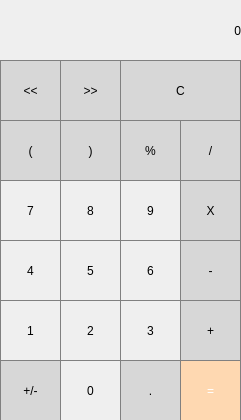
<?xml version="1.0" encoding="UTF-8"?>
<ui version="4.0">
 <class>MainWindow</class>
 <widget class="QMainWindow" name="MainWindow">
  <property name="geometry">
   <rect>
    <x>0</x>
    <y>0</y>
    <width>241</width>
    <height>420</height>
   </rect>
  </property>
  <property name="windowTitle">
   <string>MainWindow</string>
  </property>
  <property name="styleSheet">
   <string notr="true">QLabel {
  qproperty-alignment: 'AlignVCenter | AlignRight';
  border: 1px solid gray;
}

background-color : white;</string>
  </property>
  <widget class="QWidget" name="centralwidget">
   <widget class="QLabel" name="label">
    <property name="geometry">
     <rect>
      <x>0</x>
      <y>0</y>
      <width>241</width>
      <height>61</height>
     </rect>
    </property>
    <property name="text">
     <string>0</string>
    </property>
    <property name="alignment">
     <set>Qt::AlignRight|Qt::AlignTrailing|Qt::AlignVCenter</set>
    </property>
   </widget>
   <widget class="QPushButton" name="pushButton">
    <property name="geometry">
     <rect>
      <x>0</x>
      <y>60</y>
      <width>61</width>
      <height>61</height>
     </rect>
    </property>
    <property name="styleSheet">
     <string notr="true">QPushButton {
  background-color: rgb(215, 215, 215);
  border: 1px solid gray;
}
QPushButton:pressed {
    background-color: qlineargradient(x1: 0, y1: 0, x2: 0, y2: 1,
                                      stop: 0 #BEBEBE, stop: 1 #D7D7D7);
}</string>
    </property>
    <property name="text">
     <string>&lt;&lt;</string>
    </property>
   </widget>
   <widget class="QPushButton" name="pushButton_2">
    <property name="geometry">
     <rect>
      <x>60</x>
      <y>60</y>
      <width>61</width>
      <height>61</height>
     </rect>
    </property>
    <property name="styleSheet">
     <string notr="true">QPushButton {
  background-color: rgb(215, 215, 215);
  border: 1px solid gray;
}
QPushButton:pressed {
    background-color: qlineargradient(x1: 0, y1: 0, x2: 0, y2: 1,
                                      stop: 0 #BEBEBE, stop: 1 #D7D7D7);
}</string>
    </property>
    <property name="text">
     <string>&gt;&gt;</string>
    </property>
   </widget>
   <widget class="QPushButton" name="pushButton_3">
    <property name="geometry">
     <rect>
      <x>120</x>
      <y>60</y>
      <width>121</width>
      <height>61</height>
     </rect>
    </property>
    <property name="styleSheet">
     <string notr="true">QPushButton {
  background-color: rgb(215, 215, 215);
  border: 1px solid gray;
}
QPushButton:pressed {
    background-color: qlineargradient(x1: 0, y1: 0, x2: 0, y2: 1,
                                      stop: 0 #BEBEBE, stop: 1 #D7D7D7);
}</string>
    </property>
    <property name="text">
     <string>C</string>
    </property>
   </widget>
   <widget class="QPushButton" name="pushButton_5">
    <property name="geometry">
     <rect>
      <x>60</x>
      <y>120</y>
      <width>61</width>
      <height>61</height>
     </rect>
    </property>
    <property name="styleSheet">
     <string notr="true">QPushButton {
  background-color: rgb(215, 215, 215);
  border: 1px solid gray;
}
QPushButton:pressed {
    background-color: qlineargradient(x1: 0, y1: 0, x2: 0, y2: 1,
                                      stop: 0 #BEBEBE, stop: 1 #D7D7D7);
}</string>
    </property>
    <property name="text">
     <string>)</string>
    </property>
   </widget>
   <widget class="QPushButton" name="pushButton_6">
    <property name="geometry">
     <rect>
      <x>120</x>
      <y>120</y>
      <width>61</width>
      <height>61</height>
     </rect>
    </property>
    <property name="styleSheet">
     <string notr="true">QPushButton {
  background-color: rgb(215, 215, 215);
  border: 1px solid gray;
}
QPushButton:pressed {
    background-color: qlineargradient(x1: 0, y1: 0, x2: 0, y2: 1,
                                      stop: 0 #BEBEBE, stop: 1 #D7D7D7);
}</string>
    </property>
    <property name="text">
     <string>%</string>
    </property>
   </widget>
   <widget class="QPushButton" name="pushButton_7">
    <property name="geometry">
     <rect>
      <x>180</x>
      <y>120</y>
      <width>61</width>
      <height>61</height>
     </rect>
    </property>
    <property name="styleSheet">
     <string notr="true">QPushButton {
  background-color: rgb(215, 215, 215);
  border: 1px solid gray;
}
QPushButton:pressed {
    background-color: qlineargradient(x1: 0, y1: 0, x2: 0, y2: 1,
                                      stop: 0 #BEBEBE, stop: 1 #D7D7D7);
}</string>
    </property>
    <property name="text">
     <string>/</string>
    </property>
   </widget>
   <widget class="QPushButton" name="pushButton_8">
    <property name="geometry">
     <rect>
      <x>0</x>
      <y>120</y>
      <width>61</width>
      <height>61</height>
     </rect>
    </property>
    <property name="styleSheet">
     <string notr="true">QPushButton {
  background-color: rgb(215, 215, 215);
  border: 1px solid gray;
}
QPushButton:pressed {
    background-color: qlineargradient(x1: 0, y1: 0, x2: 0, y2: 1,
                                      stop: 0 #BEBEBE, stop: 1 #D7D7D7);
}</string>
    </property>
    <property name="text">
     <string>(</string>
    </property>
   </widget>
   <widget class="QPushButton" name="pushButton_9">
    <property name="geometry">
     <rect>
      <x>60</x>
      <y>180</y>
      <width>61</width>
      <height>61</height>
     </rect>
    </property>
    <property name="styleSheet">
     <string notr="true">QPushButton {
   border: 1px solid gray;
}
QPushButton:pressed {
    background-color: qlineargradient(x1: 0, y1: 0, x2: 0, y2: 1,
                                      stop: 0 #dadbde, stop: 1 #fffdfa);
}
</string>
    </property>
    <property name="text">
     <string>8</string>
    </property>
   </widget>
   <widget class="QPushButton" name="pushButton_10">
    <property name="geometry">
     <rect>
      <x>120</x>
      <y>180</y>
      <width>61</width>
      <height>61</height>
     </rect>
    </property>
    <property name="styleSheet">
     <string notr="true">QPushButton {
   border: 1px solid gray;
}
QPushButton:pressed {
    background-color: qlineargradient(x1: 0, y1: 0, x2: 0, y2: 1,
                                      stop: 0 #dadbde, stop: 1 #fffdfa);
}
</string>
    </property>
    <property name="text">
     <string>9</string>
    </property>
   </widget>
   <widget class="QPushButton" name="pushButton_11">
    <property name="geometry">
     <rect>
      <x>180</x>
      <y>180</y>
      <width>61</width>
      <height>61</height>
     </rect>
    </property>
    <property name="styleSheet">
     <string notr="true">QPushButton {
  background-color: rgb(215, 215, 215);
  border: 1px solid gray;
}
QPushButton:pressed {
    background-color: qlineargradient(x1: 0, y1: 0, x2: 0, y2: 1,
                                      stop: 0 #BEBEBE, stop: 1 #D7D7D7);
}</string>
    </property>
    <property name="text">
     <string>X</string>
    </property>
   </widget>
   <widget class="QPushButton" name="pushButton_12">
    <property name="geometry">
     <rect>
      <x>0</x>
      <y>180</y>
      <width>61</width>
      <height>61</height>
     </rect>
    </property>
    <property name="styleSheet">
     <string notr="true">QPushButton {
   border: 1px solid gray;
}
QPushButton:pressed {
    background-color: qlineargradient(x1: 0, y1: 0, x2: 0, y2: 1,
                                      stop: 0 #dadbde, stop: 1 #fffdfa);
}
</string>
    </property>
    <property name="text">
     <string>7</string>
    </property>
   </widget>
   <widget class="QPushButton" name="pushButton_13">
    <property name="geometry">
     <rect>
      <x>60</x>
      <y>240</y>
      <width>61</width>
      <height>61</height>
     </rect>
    </property>
    <property name="styleSheet">
     <string notr="true">QPushButton {
   border: 1px solid gray;
}
QPushButton:pressed {
    background-color: qlineargradient(x1: 0, y1: 0, x2: 0, y2: 1,
                                      stop: 0 #dadbde, stop: 1 #fffdfa);
}
</string>
    </property>
    <property name="text">
     <string>5</string>
    </property>
   </widget>
   <widget class="QPushButton" name="pushButton_14">
    <property name="geometry">
     <rect>
      <x>120</x>
      <y>240</y>
      <width>61</width>
      <height>61</height>
     </rect>
    </property>
    <property name="styleSheet">
     <string notr="true">QPushButton {
   border: 1px solid gray;
}
QPushButton:pressed {
    background-color: qlineargradient(x1: 0, y1: 0, x2: 0, y2: 1,
                                      stop: 0 #dadbde, stop: 1 #fffdfa);
}
</string>
    </property>
    <property name="text">
     <string>6</string>
    </property>
   </widget>
   <widget class="QPushButton" name="pushButton_15">
    <property name="geometry">
     <rect>
      <x>180</x>
      <y>240</y>
      <width>61</width>
      <height>61</height>
     </rect>
    </property>
    <property name="styleSheet">
     <string notr="true">QPushButton {
  background-color: rgb(215, 215, 215);
  border: 1px solid gray;
}
QPushButton:pressed {
    background-color: qlineargradient(x1: 0, y1: 0, x2: 0, y2: 1,
                                      stop: 0 #BEBEBE, stop: 1 #D7D7D7);
}</string>
    </property>
    <property name="text">
     <string>-</string>
    </property>
   </widget>
   <widget class="QPushButton" name="pushButton_16">
    <property name="geometry">
     <rect>
      <x>0</x>
      <y>240</y>
      <width>61</width>
      <height>61</height>
     </rect>
    </property>
    <property name="styleSheet">
     <string notr="true">QPushButton {
   border: 1px solid gray;
}
QPushButton:pressed {
    background-color: qlineargradient(x1: 0, y1: 0, x2: 0, y2: 1,
                                      stop: 0 #dadbde, stop: 1 #fffdfa);
}
</string>
    </property>
    <property name="text">
     <string>4</string>
    </property>
   </widget>
   <widget class="QPushButton" name="pushButton_18">
    <property name="geometry">
     <rect>
      <x>120</x>
      <y>300</y>
      <width>61</width>
      <height>61</height>
     </rect>
    </property>
    <property name="styleSheet">
     <string notr="true">QPushButton {
   border: 1px solid gray;
}
QPushButton:pressed {
    background-color: qlineargradient(x1: 0, y1: 0, x2: 0, y2: 1,
                                      stop: 0 #dadbde, stop: 1 #fffdfa);
}
</string>
    </property>
    <property name="text">
     <string>3</string>
    </property>
   </widget>
   <widget class="QPushButton" name="pushButton_19">
    <property name="geometry">
     <rect>
      <x>180</x>
      <y>300</y>
      <width>61</width>
      <height>61</height>
     </rect>
    </property>
    <property name="styleSheet">
     <string notr="true">QPushButton {
  background-color: rgb(215, 215, 215);
  border: 1px solid gray;
}
QPushButton:pressed {
    background-color: qlineargradient(x1: 0, y1: 0, x2: 0, y2: 1,
                                      stop: 0 #BEBEBE, stop: 1 #D7D7D7);
}</string>
    </property>
    <property name="text">
     <string>+</string>
    </property>
   </widget>
   <widget class="QPushButton" name="pushButton_20">
    <property name="geometry">
     <rect>
      <x>0</x>
      <y>300</y>
      <width>61</width>
      <height>61</height>
     </rect>
    </property>
    <property name="styleSheet">
     <string notr="true">QPushButton {
   border: 1px solid gray;
}
QPushButton:pressed {
    background-color: qlineargradient(x1: 0, y1: 0, x2: 0, y2: 1,
                                      stop: 0 #dadbde, stop: 1 #fffdfa);
}
</string>
    </property>
    <property name="text">
     <string>1</string>
    </property>
   </widget>
   <widget class="QPushButton" name="pushButton_17">
    <property name="geometry">
     <rect>
      <x>120</x>
      <y>360</y>
      <width>61</width>
      <height>61</height>
     </rect>
    </property>
    <property name="styleSheet">
     <string notr="true">QPushButton {
  background-color: rgb(215, 215, 215);
  border: 1px solid gray;
}
QPushButton:pressed {
    background-color: qlineargradient(x1: 0, y1: 0, x2: 0, y2: 1,
                                      stop: 0 #BEBEBE, stop: 1 #D7D7D7);
}</string>
    </property>
    <property name="text">
     <string>.</string>
    </property>
   </widget>
   <widget class="QPushButton" name="pushButton_21">
    <property name="geometry">
     <rect>
      <x>180</x>
      <y>360</y>
      <width>61</width>
      <height>61</height>
     </rect>
    </property>
    <property name="styleSheet">
     <string notr="true">QPushButton {
  background-color: rgb(254, 216, 177);
  color: white; 
  border: 1px solid gray;
}</string>
    </property>
    <property name="text">
     <string>=</string>
    </property>
   </widget>
   <widget class="QPushButton" name="pushButton_22">
    <property name="geometry">
     <rect>
      <x>0</x>
      <y>360</y>
      <width>61</width>
      <height>61</height>
     </rect>
    </property>
    <property name="styleSheet">
     <string notr="true">QPushButton {
  background-color: rgb(215, 215, 215);
  border: 1px solid gray;
}
QPushButton:pressed {
    background-color: qlineargradient(x1: 0, y1: 0, x2: 0, y2: 1,
                                      stop: 0 #BEBEBE, stop: 1 #D7D7D7);
}</string>
    </property>
    <property name="text">
     <string>+/-</string>
    </property>
   </widget>
   <widget class="QPushButton" name="pushButton_23">
    <property name="geometry">
     <rect>
      <x>60</x>
      <y>360</y>
      <width>61</width>
      <height>61</height>
     </rect>
    </property>
    <property name="styleSheet">
     <string notr="true">QPushButton {
   border: 1px solid gray;
}
QPushButton:pressed {
    background-color: qlineargradient(x1: 0, y1: 0, x2: 0, y2: 1,
                                      stop: 0 #dadbde, stop: 1 #fffdfa);
}
</string>
    </property>
    <property name="text">
     <string>0</string>
    </property>
   </widget>
   <widget class="QPushButton" name="pushButton_24">
    <property name="geometry">
     <rect>
      <x>60</x>
      <y>300</y>
      <width>61</width>
      <height>61</height>
     </rect>
    </property>
    <property name="styleSheet">
     <string notr="true">QPushButton {
   border: 1px solid gray;
}
QPushButton:pressed {
    background-color: qlineargradient(x1: 0, y1: 0, x2: 0, y2: 1,
                                      stop: 0 #dadbde, stop: 1 #fffdfa);
}
</string>
    </property>
    <property name="text">
     <string>2</string>
    </property>
   </widget>
  </widget>
 </widget>
 <resources/>
 <connections/>
</ui>
